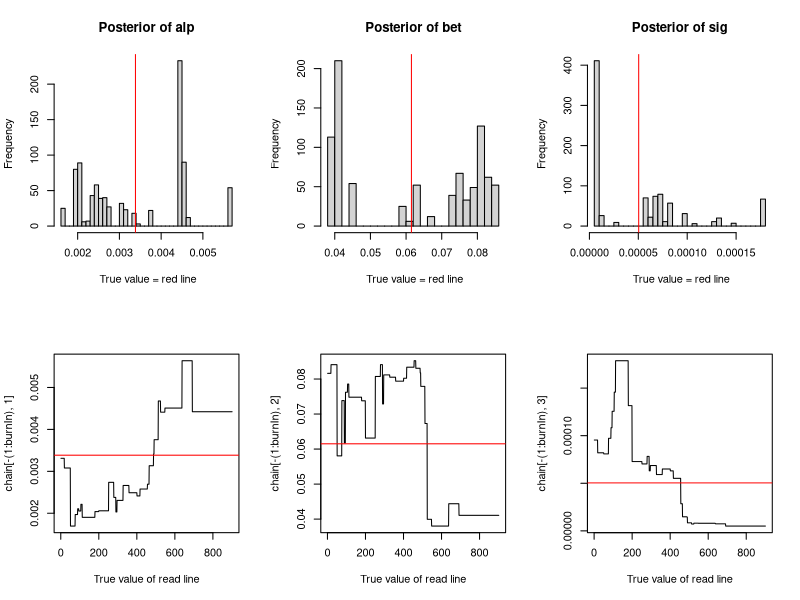

Here is the R script that generated this plot:
####OUBMBM
rm(list=ls())
library(ape)
library(phytools)
#library(BMhyb)
library(corpcor)
library(stringi)
library(MCMCpack)


#-----------------------------------------------------------
CovRes<-function(x,n=n,G=G,distG=distG,one=one,response=response,pred.dataset=pred.dataset){
  alp<-x[1]
  xi<-x[2]
  rho_y_th<-0
  rho_y_sig<-0
  rho_th_sig<-0
  y_0<-0
  th_0<-0
  sig_0<-0



  sig_th<-compute.optimal.sigma(model.params = x , response=response, pred.dataset=pred.dataset,G=G,opt.model=NULL)
  cov_yi_yj<-array(0,c(n,n))
  cov_y_th<-array(0,c(n,n))
  cov_thi_thj<-array(0,c(n,n))
  b1_hat<-array(0,c(n,n))
  cov_ri_rj<-array(0,c(n,n))
  for(i in 1:n){
       for(j in 1:n){

         cov_yi_yj[i,j]<-
           sig_th^2*G[i,j]*(exp(1/2*alp*distG[i,j]) - 1)^2*exp(-alp*distG[i,j]) - 2*((th_0*(exp(alp*G[i,j]) - 1) + y_0)*th_0*exp(-alp*G[i,j]) + (rho_y_th*sig_0*sig_th - (alp*exp(alp*G[i,j]) - alp)*th_0^2 - alp*th_0*y_0 - sig_th^2 - (alp*sig_th^2*G[i,j] + rho_y_th*sig_0*sig_th - sig_th^2)*exp(alp*G[i,j]))*exp(-alp*G[i,j])/alp)*(exp(1/2*alp*distG[i,j]) - 1)*exp(-alp*distG[i,j]) - 1/4*(4*(th_0*(exp(alp*G[i,j]) - 1) + y_0)^2*exp(-2*alp*G[i,j]) - (4*alp*rho_y_th*sig_0*sig_th + 4*alp^2*y_0^2 - 2*alp*sig_0^2 - 2*alp*sig_th^2 + 4*(alp^2*exp(2*alp*G[i,j]) - 2*alp^2*exp(alp*G[i,j]) + alp^2)*th_0^2 + ((2*alp*G[i,j] - 1)*exp(2*alp*G[i,j]) + 1)*xi^2 + 8*(alp^2*exp(alp*G[i,j]) - alp^2)*th_0*y_0 + 2*(2*alp^2*sig_th^2*G[i,j] + 2*alp*rho_y_th*sig_0*sig_th + alp*sig_0^2 - 3*alp*sig_th^2)*exp(2*alp*G[i,j]) - 8*(alp*rho_y_th*sig_0*sig_th - alp*sig_th^2)*exp(alp*G[i,j]))*exp(-2*alp*G[i,j])/alp^2)*exp(-alp*distG[i,j])

         cov_y_th[i,j]<-
           -(th_0*(exp(alp*G[i,j]) - 1) + y_0)*th_0*exp(-alp*G[i,j]) - (rho_y_th*sig_0*sig_th - (alp*exp(alp*G[i,j]) - alp)*th_0^2 - alp*th_0*y_0 - sig_th^2 - (alp*sig_th^2*G[i,j] + rho_y_th*sig_0*sig_th - sig_th^2)*exp(alp*G[i,j]))*exp(-alp*G[i,j])/alp

         cov_thi_thj[i,j]<-
           sig_th^2*G[i,j]
         if(distG[i,j]<10^(-10)){b1_hat[i,j]<-0}else{
           b1_hat[i,j]<-
             -((th_0*(exp(alp*distG[i,j]/2) - 1) + y_0)*th_0*exp(-alp*distG[i,j]/2) - (rho_y_th*sig_0*sig_th*(exp(alp*distG[i,j]/2) - 1) + ((alp*distG[i,j]/2 - 1)*exp(alp*distG[i,j]/2) + 1)*sig_th^2 + (alp*exp(alp*distG[i,j]/2) - alp)*th_0^2 + alp*th_0*y_0)*exp(-alp*distG[i,j]/2)/alp)/(distG[i,j]/2*sig_th^2)
         }
         cov_ri_rj[i,j]<-
           cov_yi_yj[i,j]-2*b1_hat[i,j]*cov_y_th[i,j]+(b1_hat[i,j])^2*cov_thi_thj[i,j]

       }#end of j loop
     }#end of i loop

     #print(cov_ri_rj)
     return(cov_ri_rj)
}#end of CovRes function
#-------------------------------------------------------------------------------
NegLogLike<-function(x,regb=regb,n=n,G=G,distG=distG,one=one,response=response,pred.dataset=pred.dataset,dsm=dsm){
  badval<-(0.5)*.Machine$double.xmax
  alp<-x[1]
  xi<-x[2]

  p_est<-c(alp,xi)
  #print(p_est)
  V<-CovRes(p_est,n=n,G=G,distG=distG,one=one,response=response,pred.dataset=pred.dataset)
  #V<-as.matrix(nearPD(V)$mat)
  #CovRes(p_est,n=n,G=G,distG=distG,one=one,response=response,predictor=predictor)

  #regb[2]<-b1
  #put reg b here modified
  negloglike<-n/2*log(2*pi)+1/2*log(abs(det(V)))
  negloglike<-negloglike+1/2*t(response-dsm%*%regb)%*%pseudoinverse(V)%*%(response-dsm%*%regb)
  #print(negloglike)
  #print(c(alp,sig,negloglike))
  if(alp<0 ||alp>100 ||xi<0 || !is.finite(negloglike) || negloglike <= -1000){
      return(badval)
  }
  return(negloglike[1])
}#Neglog
#-------------------------------------------------------------------------------
#sim.dsm.oubmbm
sim.dsm.oubmbm<-function(model.params,pred.dataset=pred.dataset,x.tre=x.tre){
  alp<-model.params[1]
   xi<-model.params[2]


  n<-dim(pred.dataset)[1]
  one<-array(1,c(n,1))
  #print(one)
  second<-phyloCorrectFactor.OUBM(c(alp,xi),pred.dataset = pred.dataset,x.tre=x.tre)*pred.dataset
  return(second)
}
#-------------------------------------------------------------------------------
phyloCorrectFactor.OUOU<-function(model.params, pred.params=pred.params, pred.dataset=pred.dataset,x.tre=x.tre){
  alp<-model.params[1]
   xi<-model.params[2]
   rho_y_th<-0
   rho_y_sig<-0
   rho_th_sig<-0
   y_0<-0
   th_0<-0
   sig_0<-0
  tree.vcv<-vcv(x.tre)
  sig_th<-compute.optimal.sigma(model.params, pred.int.params = predictor.dataset.estimate$b_ini[1:dim(pred.dataset)[2]], pred.params.mtx = predictor.dataset.estimate$pred.params.mtx,pred.int.dataset=predictor.dataset.estimate$pred.int.dataset, G=G , opt.model = NULL)
  trh<-max(tree.vcv) #tree height
  cov_y_th<-
    -(th_0*(exp(alp*trh) - 1) + y_0)*th_0*exp(-alp*trh) - (rho_y_th*sig_0*sig_th - (alp*exp(alp*trh) - alp)*th_0^2 - alp*th_0*y_0 - sig_th^2 - (alp*sig_th^2*trh + rho_y_th*sig_0*sig_th - sig_th^2)*exp(alp*trh))*exp(-alp*trh)/alp
  var_th<-sig_th^2*trh
  return(c(cov_y_th/var_th))
}
#--------------------------------------r_sq&AICc-------------------------------------------
r_sq<-function(b_est=b_est,est_V=est_V,dsm=dsm,pred.dataset=pred.dataset,response=response){
  one<-array(1,c(length(response),1))
  inv_V_est<-pseudoinverse(est_V)
  mean_response<-(t(one)%*%inv_V_est%*%response)/sum(inv_V_est)
  SST<-t(response-c(mean_response))%*%inv_V_est%*%(response-c(mean_response))
  SSE<-t(response-dsm%*%b_est)%*%inv_V_est%*%(response-dsm%*%b_est)
  return((SST-SSE)/SST)
}

AICc<-function(n,k,negloglike){
  AIC<-2*k+negloglike
  AICc<-AIC+ 2*k*(k+1)/(n-k-1)
  return(AICc)
}
full.pred.dataset.estimate<-function(pred.dataset=pred.dataset,int.vars=int.vars, response=response){
  pred.names<-colnames(pred.dataset)
  for(j in 1 : dim(int.vars)[2]){
    int_j1 <- which(colnames(pred.dataset) == int.vars[j,][1])
    int_j2 <- which(colnames(pred.dataset) == int.vars[j,][2])
    pred.int_j12 <- matrix(pred.dataset[,int_j1]*pred.dataset[,int_j2],ncol=1)
    pred.int.dataset <- cbind(pred.int.dataset,pred.int_j12)
    temp.names <- paste(colnames(pred.dataset)[int_j1],colnames(pred.dataset)[int_j2],sep ="")
    pred.names = c(pred.names,temp.names)
  }
  colnames(pred.int.dataset)<-pred.names
  b_ini <- pseudoinverse(t(pred.int.dataset)%*%pred.int.dataset)%*%t(pred.int.dataset)%*%response
  rownames(b_ini) <- pred.names
  prdc <- sum(stri_length(colnames(pred.int.dataset)) == 1)
  pred.params.mtx <- array(0,c(prdc,prdc))
  colnames(pred.params.mtx)<-rownames(pred.params.mtx)<-pred.names[1:prdc]
  for(i in 1:(prdc-1)){
    for(j in i:prdc){
      if (i != j){
        cri.int<- rownames(b_ini) == paste(pred.names[i],pred.names[j],sep = "")
        if(any(cri.int)){
          pred.params.mtx[i,j]<-b_ini[which(cri.int),1]
          pred.params.mtx[j,i]<-pred.params.mtx[i,j]
        }
      }
    }
  }
  return( list(pred.int.dataset=pred.int.dataset, b_ini=b_ini, pred.params.mtx=pred.params.mtx))
}

#-------------------------------------------------------------------

compute.optimal.sigma <- function(model.params = model.params , response=response, pred.dataset=pred.dataset,G=G,opt.model=NULL){

    bet <- model.params[2]
    V<- (1/(2*bet))*(1-exp(-2*bet*max(G)))*exp(-2*bet*(max(G)-G))
    inv.V<-pseudoinverse(V)

  #prdc <- sum(stri_length(colnames(pred.dataset)) == 1)
  n<-dim(G)[1]
  one<-array(1,c(n,1))
  inv.G<-pseudoinverse(G)
  sig1<-0
  v.pred.array<-NULL
  b_est<- pseudoinverse(t(pred.dataset)%*%pred.dataset)%*%t(pred.dataset)%*%response

  for(bIndex in 1 : dim(pred.dataset)[2]){

      temp.m.pred <- c(t(one)%*%inv.V%*%pred.dataset[,bIndex])
      temp.m.pred <- c(temp.m.pred/(t(one)%*%inv.V%*%one))
      temp.v.pred <- t(pred.dataset[,bIndex] - temp.m.pred*one)%*%inv.V%*%(pred.dataset[,bIndex] - temp.m.pred*one)/n

    sig1<-sig1 + b_est[bIndex]*temp.v.pred
    }
    return(sig1)
}

#--------------------------------------------------------------------------------
prior<-function(model.params, pred.params){
  alp<-model.params[1]
   xi<-model.params[2]

  #alpprior<- -dgamma(x=alp,shape=1,log=TRUE)
  #sigprior<- -dinvgamma(x=sig, shape=1,log=TRUE)
  #predprior<-dnorm(pred.params, mean=0,sd=0.001 ,log=TRUE)
  alpprior<- -dunif(x=alp,min=0,max=100,log=TRUE)
   xiprior<- -dunif(x=xi,min=0,max=100,log=TRUE)
  predprior<- sum(-dunif(pred.params, min=-50,max=50 ,log=TRUE))
  return(alpprior + xiprior + predprior)
  }

posterior <- function(model.params=model.params, pred.params=pred.params, n=n, G=G, distG=distG, one=one,response=response,pred.dataset=pred.dataset,dsm=dsm){

#  print( prior(model.params,pred.params)  )
  return(NegLogLike(x=model.params,regb=b_ini, n=n, G=G,distG=distG,one=one,response=response,pred.dataset=pred.dataset,dsm=dsm)+ prior(model.params,pred.params))
  }


proposalfunction<-function(model.params, pred.params){
  alp<-model.params[1]
   xi<-model.params[2]

  pps.alp<-rnorm(1,mean=alp,sd= alp/5)
  pps.xi<-rnorm(1,mean=xi,sd= xi/5)

  pps.pred.params<-rnorm(length(pred.params),mean=pred.params,sd=abs(pred.params/5))
  return(c(abs(pps.alp), abs(pps.xi), pps.pred.params))
  }


#iterations<-1000
run_metropolis_MCMC<-function(startvalue,iterations){
  chain=array(0,c(iterations+1,length(startvalue) ))
  chain[1,] <-startvalue
  for(i in 1:iterations){
    if(i%%500==0){print(i)}
    proposal<-proposalfunction(model.params=chain[i,1:2], pred.params=chain[i,3:length(startvalue)])
    probab<-exp(posterior(model.params=proposal[1:2], pred.params=proposal[3:length(proposal)], n=n, G=G, distG=distG, one=one,response=response,pred.dataset=pred.dataset,dsm=dsm)-posterior( model.params=chain[i,1:2], pred.params=chain[i,3:length(proposal)], n=n, G=G, distG=distG, one=one,response=response,pred.dataset=pred.dataset,dsm=dsm))
#probab
    if(runif(1)< probab){
      chain[i+1,]<-proposal
    }else{
      chain[i+1,]<-chain[i,]
    }
  #print(round(chain[i,],2))
  }
  return(mcmc(chain))
}

#-----------------------------test--------------------------------------
tree.size <- 7
num.pred <- 3
x.tre<-tree <- pbtree(n = tree.size,scale = 1)
#plot(tree)
#opt.model<-"OU"
#G<-vcv(x.tre)
response <- matrix(rnorm(tree.size),ncol = 1)
pred.dataset <- matrix(rnorm(tree.size*num.pred),ncol = num.pred)
opt.model.params<-0.2 #bet
# x <- c(5,6)
pred.int.dataset <- pred.dataset
pred.names<-colnames(pred.dataset) <- c("a","b","c")
int.vars <- matrix(c("a","b","c","c"),c(2,2))
predictor.dataset.estimate <- full.pred.dataset.estimate(pred.dataset=pred.dataset,int.vars=int.vars,response=response)
predictor.dataset.estimate

G<-vcv(x.tre)
distG<-2*(max(G)-G)
n<-dim(G)[1]
one<-array(1,c(n,1))
solveG<-solve(G)

dsm<-cbind(pred.dataset)#design matrix for initial estimate of b

b_ini<- solve(t(dsm)%*%dsm)%*%t(dsm)%*%response
regb <- b_ini

alpha0<-rexp(1,rate=5)
#beta0<-rexp(1,rate=5)
#sig0<-rinvgamma(n=1,  shape= 1.1)
xi0<-rinvgamma(n=1,  shape= 1.1)
p0<-c(alpha0, xi0)
p0
#model.params <- p0
# c(rnorm(1),rexp(1))
# c(runif(1),runif(1))
print(compute.optimal.sigma(model.params = p0 , response=response, pred.dataset=pred.dataset,G=G,opt.model = NULL))
print(NegLogLike(x=p0,regb=b_ini,n=n,G=G,distG=distG,one=one,response=response,pred.dataset=pred.dataset,dsm=dsm))

startvalue<- c(alpha0,xi0,b_ini)
chain<-run_metropolis_MCMC(startvalue,1000)
#setwd("~/Dropbox/FCU/Teaching/Mentoring/2017Spring/TerryLai/R_code/maincode/")
#save.image("test_round2.RData")

#load("test_round2.RData")
burnIn<-100
acceptance <- 1- mean(duplicated(chain[-(1:burnIn),]))
print(acceptance)

par(mfrow=c(2,3))
hist(chain[-(1:burnIn),1],nclass=30, main="Posterior of alp", xlab= " True value = red line")
abline(v=mean(chain[-(1:burnIn),1]),col="red")

hist(chain[-(1:burnIn),2],nclass=30, main="Posterior of bet", xlab= " True value = red line")
abline(v=mean(chain[-(1:burnIn),2]),col="red")

hist(chain[-(1:burnIn),3],nclass=30, main="Posterior of sig", xlab= " True value = red line")
abline(v=mean(chain[-(1:burnIn),3]),col="red")

plot(chain[-(1:burnIn),1],type="l",xlab="True value of read line")
abline(h=mean(chain[-(1:burnIn),1]), col="red")

plot(chain[-(1:burnIn),2],type="l",xlab="True value of read line")
abline(h=mean(chain[-(1:burnIn),2]), col="red")

plot(chain[-(1:burnIn),3],type="l",xlab="True value of read line")
abline(h=mean(chain[-(1:burnIn),3]), col="red")
